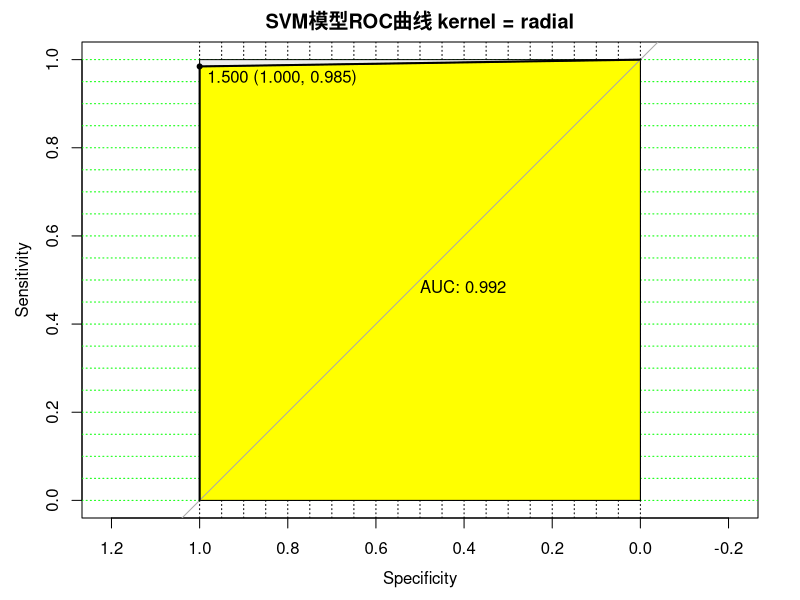

Here is the R script that generated this plot:
#加载openxlsx 包，用来打开excel文件
library(openxlsx)
#读取excel文件到wine变量
wine = read.xlsx("winequality-red.xlsx")
#调用sample函数取样，nrow 查看excel文件行数【不包括首行标题】，在nrow(wine)个行中，随机抽取70%的行作为训练集,并将行号传值给train_sub
train_sub = sample(nrow(wine), 7 / 10 * nrow(wine))
#读取excle里面上面获取的随机行号的内容，传值给train_data[list类型数据]
train_data = wine[train_sub, ]
#读取excle里面排除上面获取的随机行号的内容，传值给test_data[list类型数据]
test_data = wine[-train_sub, ]

#加载pROCb包，用来绘制ROC曲线
library(pROC)
#加载e1071包，用来处理数据
library(e1071)
#数据预处理，将训练集的等级列传值到train_data$dj，as.factor 将数据类型转换为factor【因子类型】
train_data$dj = as.factor(train_data$dj)
#将测试集的等级列传值到test_data$dj
test_data$dj = as.factor(test_data$dj)
#根据各种自变量生成算法wine-svm,由于是分类问题，此处我们选择C-classification
wine_svm =
  svm(
    formula = dj ~ fhf + hf + nms + syt + lhw + yle + eyh + nd + pH + lsy + jj +
      zl,
    data = train_data,
    type = 'C',
    kernel = 'radial'
  )
#导入test_data到函数wine_svm预测结果[预测值]
pre_svm = predict(wine_svm, newdata = test_data)
#将预测结果和真实结果合并成数据框[类似excel，列标题分别设置为prob和obs]
obs_p_svm = data.frame(prob = pre_svm, obs = test_data$dj)
#输出混淆矩阵[便于查看数据，对本次作图无意义]
table_ = table(test_data$dj, pre_svm, dnn = c("real", "pre"))
#获取AUC值
svm_roc = roc(test_data$dj, as.numeric(pre_svm))
#绘制ROC曲线
plot(
  #加载svm_roc数据
  svm_roc,
  #设置背景网格竖线j间距，横线间距
  grid = c(0.05, 0.05),
  #设置背景网格竖线颜色，横线颜色
  grid.col = c("black", "green"),
  #是否输出AUC值
  print.auc = TRUE,
  #是否画AUC
  auc.polygon = TRUE,
  #是否显示完整图表[非AUC部分]
  max.auc.polygon = TRUE,
  #设置auc填充颜色
  auc.polygon.col = "yellow",
  #是否显示曲线上的阈值点
  print.thres = TRUE,
  #设置图片标题
  main = 'SVM模型ROC曲线 kernel = radial'
)
